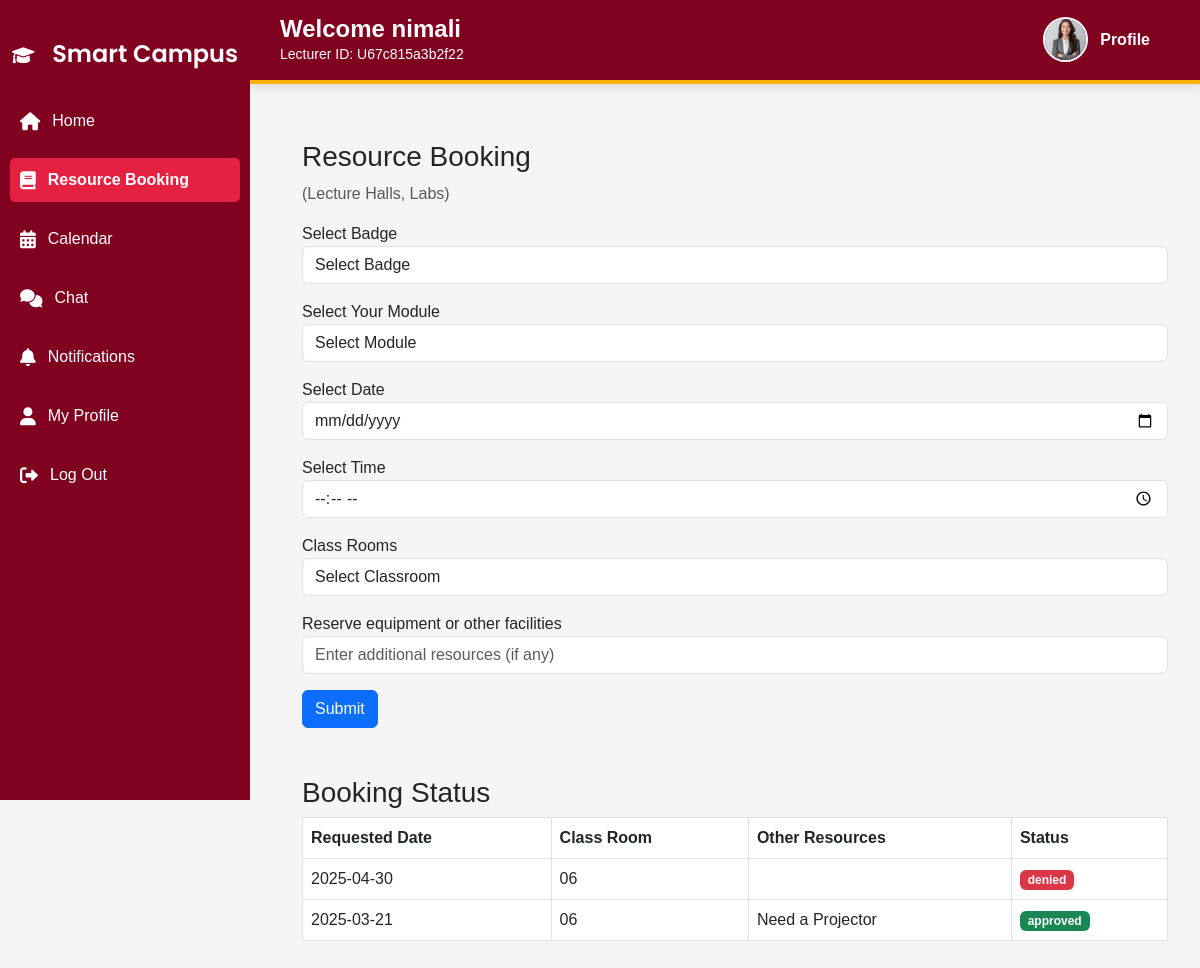
Screenshot of /lecturer/lec_resource_booking.php (signed in) with the database file from the repository.
### tables this page shows
CREATE TABLE IF NOT EXISTS `resource_requests` (
  `id` int NOT NULL AUTO_INCREMENT,
  `badge_id` varchar(50) DEFAULT NULL,
  `course_id` varchar(10) DEFAULT NULL,
  `requested_date` date DEFAULT NULL,
  `class_id` varchar(10) DEFAULT NULL,
  `other_resources` varchar(50) DEFAULT NULL,
  `status` enum('pending','approved','denied') DEFAULT 'pending',
  `user_id` varchar(20) DEFAULT NULL,
  PRIMARY KEY (`id`),
  KEY `fk_badge_id` (`badge_id`),
  KEY `fk_course_id` (`course_id`),
  KEY `fk_class_id` (`class_id`),
  KEY `user_id` (`user_id`)
);

### lecturer/lec_resource_booking.php (the view, shortened to what this page needs)
<?php
include '../db.php';
$user_id = $_SESSION['user_id'];
$booking_requests = [];
$booking_query = $conn->prepare("SELECT requested_date, class_id, other_resources, status FROM resource_requests WHERE user_id = ?");
$booking_query->bind_param("s", $user_id);
$booking_query->execute();
$booking_result = $booking_query->get_result();
if ($booking_result->num_rows > 0) {
    $booking_requests = $booking_result->fetch_all(MYSQLI_ASSOC);
}
?>
<!DOCTYPE html>
<html lang="en">
<head>
    <link rel="stylesheet" href="https://cdn.jsdelivr.net/npm/bootstrap@5.3.0/dist/css/bootstrap.min.css">
    <link rel="stylesheet" href="https://cdnjs.cloudflare.com/ajax/libs/font-awesome/6.0.0/css/all.min.css">
    <link rel="stylesheet" href="../assets/style.css">
</head>
<body>
    <?php include 'lecturer-header.php'; ?>
    <?php include 'lec_sidebar.php'; ?>
    <div class="main-content">
        <div class="container">
            <h3>Resource Booking</h3>
            <p class="text-muted">(Lecture Halls, Labs)</p>
            <form method="POST" action="lec_resource_booking.php">
                <div class="mb-3">
                    <label>Select Badge</label>
                    <select name="badge" class="form-control" required>
                        <option value="" disabled selected>Select Badge</option>
                    </select>
                </div>
                <div class="mb-3">
                    <label>Select Your Module</label>
                    <select name="module" class="form-control" required>
                        <option value="" disabled selected>Select Module</option>
                    </select>
                </div>
                <div class="mb-3">
                    <label>Select Date</label>
                    <input type="date" name="date" class="form-control" required>
                </div>
                <div class="mb-3">
                    <label>Select Time</label>
                    <input type="time" name="time" class="form-control" required>
                </div>
                <div class="mb-3">
                    <label>Class Rooms</label>
                    <select name="classroom" class="form-control" required>
                        <option value="" disabled selected>Select Classroom</option>
                    </select>
                </div>
                <div class="mb-3">
                    <label>Reserve equipment or other facilities</label>
                    <input type="text" name="other_resources" class="form-control" placeholder="Enter additional resources (if any)">
                </div>
                <div class="text-start">
                    <button type="submit" class="btn btn-primary">Submit</button>
                </div>
            </form>
            <div class="mt-5">
                <h3>Booking Status</h3>
                <table class="table table-bordered">
                    <thead>
                        <tr>
                            <th>Requested Date</th>
                            <th>Class Room</th>
                            <th>Other Resources</th>
                            <th>Status</th>
                        </tr>
                    </thead>
                    <tbody>
                        <?php if (empty($booking_requests)): ?>
                            <tr>
                                <td colspan="4" class="text-center">No booking requests found.</td>
                            </tr>
                        <?php else: ?>
                            <?php foreach ($booking_requests as $request): ?>
                                <tr>
                                    <td><?php echo htmlspecialchars($request['requested_date']); ?></td>
                                    <td><?php echo htmlspecialchars($request['class_id']); ?></td>
                                    <td><?php echo htmlspecialchars($request['other_resources']); ?></td>
                                    <td>
                                        <span class="badge
                                            <?php echo $request['status'] === 'approved' ? 'bg-success' :
                                                  ($request['status'] === 'denied' ? 'bg-danger' : 'bg-warning'); ?>">
                                            <?php echo htmlspecialchars($request['status']); ?>
                                        </span>
                                    </td>
                                </tr>
                            <?php endforeach; ?>
                        <?php endif; ?>
                    </tbody>
                </table>
            </div>
        </div>
    </div>
</body>
</html>

### assets/style.css (style rules this page uses)
body { font-family: Arial, sans-serif; background-color: #f5f5f5; margin: 0; padding: 0; }
.main-content { margin-left: 270px; padding: 20px; padding-top: 140px; }

### rows the page displays
resource_requests: requested_date "2025-04-30", class "06", status "denied"
resource_requests: requested_date "2025-03-21", class "06", other_resources "Need a Projector", status "approved"

### other values shown
$user_name "nimali"
$lecturer_id "U67c815a3b2f22"
